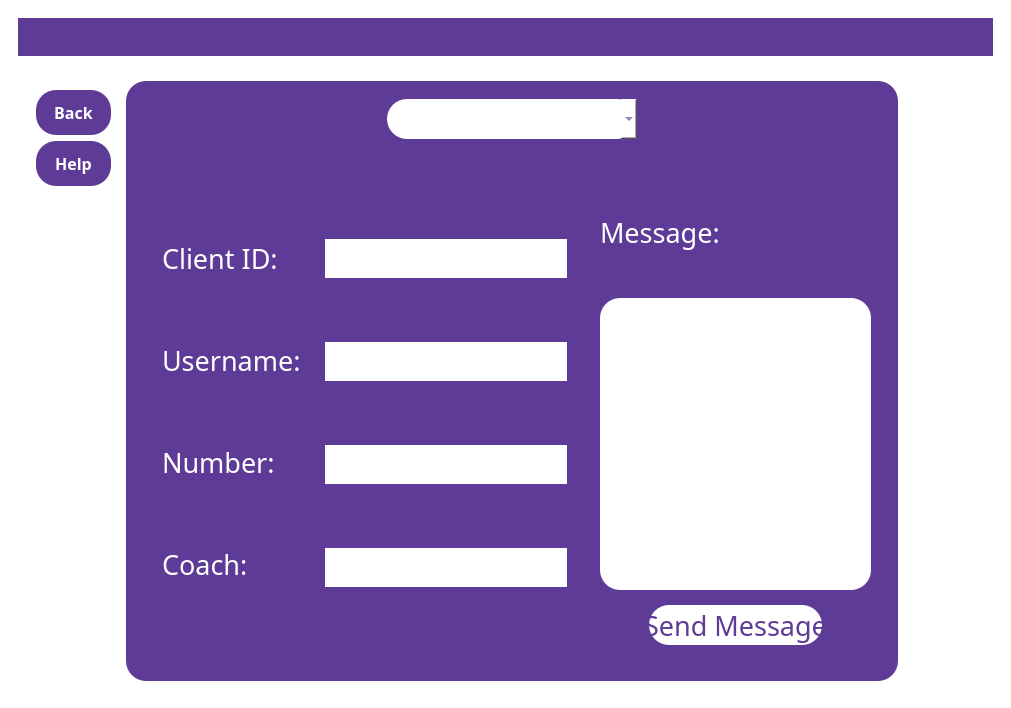
<?xml version="1.0" encoding="UTF-8"?>
<ui version="4.0">
 <class>MainWindow</class>
 <widget class="QMainWindow" name="MainWindow">
  <property name="geometry">
   <rect>
    <x>0</x>
    <y>0</y>
    <width>1011</width>
    <height>708</height>
   </rect>
  </property>
  <property name="windowTitle">
   <string>MainWindow</string>
  </property>
  <property name="styleSheet">
   <string notr="true">QMainWindow
{
background:white;
}</string>
  </property>
  <widget class="QWidget" name="centralwidget">
   <property name="styleSheet">
    <string notr="true">QWidget
{
background: white;
}</string>
   </property>
   <layout class="QHBoxLayout" name="horizontalLayout_3">
    <item>
     <widget class="QWidget" name="widget" native="true">
      <layout class="QVBoxLayout" name="verticalLayout_2">
       <item>
        <widget class="QWidget" name="widget_2" native="true">
         <property name="maximumSize">
          <size>
           <width>16777215</width>
           <height>121</height>
          </size>
         </property>
         <property name="styleSheet">
          <string notr="true">QWidget
{
background-color:#5e3b96;
}</string>
         </property>
         <layout class="QHBoxLayout" name="horizontalLayout">
          <item>
           <spacer name="horizontalSpacer">
            <property name="orientation">
             <enum>Qt::Orientation::Horizontal</enum>
            </property>
            <property name="sizeHint" stdset="0">
             <size>
              <width>40</width>
              <height>20</height>
             </size>
            </property>
           </spacer>
          </item>
          <item>
           <widget class="QLabel" name="label">
            <property name="sizePolicy">
             <sizepolicy hsizetype="Maximum" vsizetype="Maximum">
              <horstretch>0</horstretch>
              <verstretch>0</verstretch>
             </sizepolicy>
            </property>
            <property name="maximumSize">
             <size>
              <width>421</width>
              <height>121</height>
             </size>
            </property>
            <property name="text">
             <string/>
            </property>
            <property name="pixmap">
             <pixmap>../../softeng-main/logos/logog.jpg</pixmap>
            </property>
            <property name="scaledContents">
             <bool>true</bool>
            </property>
            <property name="wordWrap">
             <bool>false</bool>
            </property>
           </widget>
          </item>
          <item>
           <spacer name="horizontalSpacer_2">
            <property name="orientation">
             <enum>Qt::Orientation::Horizontal</enum>
            </property>
            <property name="sizeHint" stdset="0">
             <size>
              <width>40</width>
              <height>20</height>
             </size>
            </property>
           </spacer>
          </item>
         </layout>
        </widget>
       </item>
       <item>
        <spacer name="verticalSpacer">
         <property name="orientation">
          <enum>Qt::Orientation::Vertical</enum>
         </property>
         <property name="sizeType">
          <enum>QSizePolicy::Policy::Fixed</enum>
         </property>
         <property name="sizeHint" stdset="0">
          <size>
           <width>20</width>
           <height>10</height>
          </size>
         </property>
        </spacer>
       </item>
       <item>
        <widget class="QWidget" name="widget_3" native="true">
         <layout class="QHBoxLayout" name="horizontalLayout_2">
          <item>
           <widget class="QWidget" name="widget_4" native="true">
            <property name="sizePolicy">
             <sizepolicy hsizetype="Fixed" vsizetype="Preferred">
              <horstretch>0</horstretch>
              <verstretch>0</verstretch>
             </sizepolicy>
            </property>
            <layout class="QVBoxLayout" name="verticalLayout_3">
             <item>
              <widget class="QPushButton" name="back">
               <property name="sizePolicy">
                <sizepolicy hsizetype="Fixed" vsizetype="Fixed">
                 <horstretch>0</horstretch>
                 <verstretch>0</verstretch>
                </sizepolicy>
               </property>
               <property name="minimumSize">
                <size>
                 <width>75</width>
                 <height>45</height>
                </size>
               </property>
               <property name="maximumSize">
                <size>
                 <width>550</width>
                 <height>350</height>
                </size>
               </property>
               <property name="font">
                <font>
                 <family>Arial Black</family>
                 <pointsize>12</pointsize>
                 <bold>true</bold>
                </font>
               </property>
               <property name="styleSheet">
                <string notr="true">QPushButton
{
background-color: #5e3b96;
color:white;
 border-radius:20px;
}</string>
               </property>
               <property name="text">
                <string>Back</string>
               </property>
              </widget>
             </item>
             <item>
              <widget class="QPushButton" name="help">
               <property name="sizePolicy">
                <sizepolicy hsizetype="Fixed" vsizetype="Fixed">
                 <horstretch>0</horstretch>
                 <verstretch>0</verstretch>
                </sizepolicy>
               </property>
               <property name="minimumSize">
                <size>
                 <width>75</width>
                 <height>45</height>
                </size>
               </property>
               <property name="maximumSize">
                <size>
                 <width>550</width>
                 <height>350</height>
                </size>
               </property>
               <property name="font">
                <font>
                 <family>Arial Black</family>
                 <pointsize>12</pointsize>
                 <bold>true</bold>
                </font>
               </property>
               <property name="styleSheet">
                <string notr="true">QPushButton
{
background-color: #5e3b96;
color:white;
 border-radius:20px;
}</string>
               </property>
               <property name="text">
                <string>Help</string>
               </property>
              </widget>
             </item>
             <item>
              <spacer name="verticalSpacer_2">
               <property name="orientation">
                <enum>Qt::Orientation::Vertical</enum>
               </property>
               <property name="sizeHint" stdset="0">
                <size>
                 <width>20</width>
                 <height>40</height>
                </size>
               </property>
              </spacer>
             </item>
            </layout>
           </widget>
          </item>
          <item>
           <widget class="QWidget" name="widget_5" native="true">
            <property name="styleSheet">
             <string notr="true">QWidget{
background-color:#5e3b96;
border-radius:20px;
}</string>
            </property>
            <layout class="QVBoxLayout" name="verticalLayout">
             <item>
              <widget class="QWidget" name="widget_7" native="true">
               <property name="sizePolicy">
                <sizepolicy hsizetype="Preferred" vsizetype="Fixed">
                 <horstretch>0</horstretch>
                 <verstretch>0</verstretch>
                </sizepolicy>
               </property>
               <layout class="QHBoxLayout" name="horizontalLayout_4">
                <item>
                 <spacer name="horizontalSpacer_3">
                  <property name="orientation">
                   <enum>Qt::Orientation::Horizontal</enum>
                  </property>
                  <property name="sizeType">
                   <enum>QSizePolicy::Policy::MinimumExpanding</enum>
                  </property>
                  <property name="sizeHint" stdset="0">
                   <size>
                    <width>234</width>
                    <height>20</height>
                   </size>
                  </property>
                 </spacer>
                </item>
                <item>
                 <widget class="QComboBox" name="comboBox">
                  <property name="minimumSize">
                   <size>
                    <width>250</width>
                    <height>40</height>
                   </size>
                  </property>
                  <property name="font">
                   <font>
                    <family>Arial Black</family>
                    <pointsize>16</pointsize>
                   </font>
                  </property>
                  <property name="styleSheet">
                   <string notr="true">QComboBox{
background-color:white;
color:#5e3b96;
border-radius:20px;
}</string>
                  </property>
                  <item>
                   <property name="text">
                    <string> </string>
                   </property>
                  </item>
                 </widget>
                </item>
                <item>
                 <spacer name="horizontalSpacer_4">
                  <property name="orientation">
                   <enum>Qt::Orientation::Horizontal</enum>
                  </property>
                  <property name="sizeType">
                   <enum>QSizePolicy::Policy::MinimumExpanding</enum>
                  </property>
                  <property name="sizeHint" stdset="0">
                   <size>
                    <width>234</width>
                    <height>20</height>
                   </size>
                  </property>
                 </spacer>
                </item>
               </layout>
              </widget>
             </item>
             <item>
              <widget class="QWidget" name="widget_8" native="true">
               <layout class="QHBoxLayout" name="horizontalLayout_5">
                <item>
                 <widget class="QWidget" name="widget_9" native="true">
                  <layout class="QHBoxLayout" name="horizontalLayout_6">
                   <item>
                    <widget class="QWidget" name="widget_11" native="true">
                     <layout class="QVBoxLayout" name="verticalLayout_4">
                      <item>
                       <widget class="QLabel" name="label_2">
                        <property name="sizePolicy">
                         <sizepolicy hsizetype="Preferred" vsizetype="Fixed">
                          <horstretch>0</horstretch>
                          <verstretch>0</verstretch>
                         </sizepolicy>
                        </property>
                        <property name="font">
                         <font>
                          <family>Arial Black</family>
                          <pointsize>20</pointsize>
                         </font>
                        </property>
                        <property name="styleSheet">
                         <string notr="true">QLabel{
color:white;
}</string>
                        </property>
                        <property name="text">
                         <string>Client ID:</string>
                        </property>
                       </widget>
                      </item>
                      <item>
                       <widget class="QLabel" name="label_3">
                        <property name="sizePolicy">
                         <sizepolicy hsizetype="Preferred" vsizetype="Fixed">
                          <horstretch>0</horstretch>
                          <verstretch>0</verstretch>
                         </sizepolicy>
                        </property>
                        <property name="font">
                         <font>
                          <family>Arial Black</family>
                          <pointsize>20</pointsize>
                         </font>
                        </property>
                        <property name="styleSheet">
                         <string notr="true">QLabel{
color:white;
}</string>
                        </property>
                        <property name="text">
                         <string>Username:</string>
                        </property>
                       </widget>
                      </item>
                      <item>
                       <widget class="QLabel" name="label_4">
                        <property name="sizePolicy">
                         <sizepolicy hsizetype="Preferred" vsizetype="Fixed">
                          <horstretch>0</horstretch>
                          <verstretch>0</verstretch>
                         </sizepolicy>
                        </property>
                        <property name="font">
                         <font>
                          <family>Arial Black</family>
                          <pointsize>20</pointsize>
                         </font>
                        </property>
                        <property name="styleSheet">
                         <string notr="true">QLabel{
color:white;
}</string>
                        </property>
                        <property name="text">
                         <string>Number:</string>
                        </property>
                       </widget>
                      </item>
                      <item>
                       <widget class="QLabel" name="label_5">
                        <property name="sizePolicy">
                         <sizepolicy hsizetype="Preferred" vsizetype="Fixed">
                          <horstretch>0</horstretch>
                          <verstretch>0</verstretch>
                         </sizepolicy>
                        </property>
                        <property name="font">
                         <font>
                          <family>Arial Black</family>
                          <pointsize>20</pointsize>
                         </font>
                        </property>
                        <property name="styleSheet">
                         <string notr="true">QLabel{
color:white;
}</string>
                        </property>
                        <property name="text">
                         <string>Coach:</string>
                        </property>
                       </widget>
                      </item>
                     </layout>
                    </widget>
                   </item>
                   <item>
                    <widget class="QWidget" name="widget_12" native="true">
                     <layout class="QVBoxLayout" name="verticalLayout_6">
                      <item>
                       <widget class="QLineEdit" name="clientid">
                        <property name="sizePolicy">
                         <sizepolicy hsizetype="MinimumExpanding" vsizetype="Fixed">
                          <horstretch>0</horstretch>
                          <verstretch>0</verstretch>
                         </sizepolicy>
                        </property>
                        <property name="font">
                         <font>
                          <family>Arial Black</family>
                          <pointsize>20</pointsize>
                         </font>
                        </property>
                        <property name="styleSheet">
                         <string notr="true">QLineEdit{
background-color:white;
}</string>
                        </property>
                       </widget>
                      </item>
                      <item>
                       <widget class="QLineEdit" name="username">
                        <property name="font">
                         <font>
                          <family>Arial Black</family>
                          <pointsize>20</pointsize>
                         </font>
                        </property>
                        <property name="styleSheet">
                         <string notr="true">QLineEdit{
background-color:white;
}</string>
                        </property>
                       </widget>
                      </item>
                      <item>
                       <widget class="QLineEdit" name="number">
                        <property name="sizePolicy">
                         <sizepolicy hsizetype="MinimumExpanding" vsizetype="Fixed">
                          <horstretch>0</horstretch>
                          <verstretch>0</verstretch>
                         </sizepolicy>
                        </property>
                        <property name="font">
                         <font>
                          <family>Arial Black</family>
                          <pointsize>20</pointsize>
                         </font>
                        </property>
                        <property name="styleSheet">
                         <string notr="true">QLineEdit{
background-color:white;
}</string>
                        </property>
                       </widget>
                      </item>
                      <item>
                       <widget class="QLineEdit" name="coach">
                        <property name="sizePolicy">
                         <sizepolicy hsizetype="MinimumExpanding" vsizetype="Fixed">
                          <horstretch>0</horstretch>
                          <verstretch>0</verstretch>
                         </sizepolicy>
                        </property>
                        <property name="font">
                         <font>
                          <family>Arial Black</family>
                          <pointsize>20</pointsize>
                         </font>
                        </property>
                        <property name="styleSheet">
                         <string notr="true">QLineEdit{
background-color:white;
}</string>
                        </property>
                       </widget>
                      </item>
                     </layout>
                    </widget>
                   </item>
                  </layout>
                 </widget>
                </item>
                <item>
                 <widget class="QWidget" name="widget_10" native="true">
                  <layout class="QVBoxLayout" name="verticalLayout_5">
                   <item>
                    <widget class="QLabel" name="label_6">
                     <property name="minimumSize">
                      <size>
                       <width>0</width>
                       <height>120</height>
                      </size>
                     </property>
                     <property name="font">
                      <font>
                       <family>Arial Black</family>
                       <pointsize>20</pointsize>
                      </font>
                     </property>
                     <property name="styleSheet">
                      <string notr="true">QLabel{
color:white;
}</string>
                     </property>
                     <property name="text">
                      <string>Message:</string>
                     </property>
                    </widget>
                   </item>
                   <item>
                    <widget class="QTextEdit" name="messagefield">
                     <property name="font">
                      <font>
                       <family>Arial</family>
                       <pointsize>20</pointsize>
                      </font>
                     </property>
                     <property name="styleSheet">
                      <string notr="true">QTextEdit{
background-color:white;
}</string>
                     </property>
                    </widget>
                   </item>
                   <item>
                    <widget class="QWidget" name="widget_13" native="true">
                     <layout class="QHBoxLayout" name="horizontalLayout_7">
                      <item>
                       <spacer name="horizontalSpacer_6">
                        <property name="orientation">
                         <enum>Qt::Orientation::Horizontal</enum>
                        </property>
                        <property name="sizeType">
                         <enum>QSizePolicy::Policy::Fixed</enum>
                        </property>
                        <property name="sizeHint" stdset="0">
                         <size>
                          <width>40</width>
                          <height>20</height>
                         </size>
                        </property>
                       </spacer>
                      </item>
                      <item>
                       <widget class="QPushButton" name="sendmessage">
                        <property name="sizePolicy">
                         <sizepolicy hsizetype="Preferred" vsizetype="Fixed">
                          <horstretch>0</horstretch>
                          <verstretch>0</verstretch>
                         </sizepolicy>
                        </property>
                        <property name="minimumSize">
                         <size>
                          <width>80</width>
                          <height>40</height>
                         </size>
                        </property>
                        <property name="font">
                         <font>
                          <family>Arial Black</family>
                          <pointsize>20</pointsize>
                         </font>
                        </property>
                        <property name="styleSheet">
                         <string notr="true">QPushButton{
background-color:white;
color:#5e3b96;
border-radius:20px;

}</string>
                        </property>
                        <property name="text">
                         <string>Send Message</string>
                        </property>
                       </widget>
                      </item>
                      <item>
                       <spacer name="horizontalSpacer_5">
                        <property name="orientation">
                         <enum>Qt::Orientation::Horizontal</enum>
                        </property>
                        <property name="sizeType">
                         <enum>QSizePolicy::Policy::Fixed</enum>
                        </property>
                        <property name="sizeHint" stdset="0">
                         <size>
                          <width>40</width>
                          <height>20</height>
                         </size>
                        </property>
                       </spacer>
                      </item>
                     </layout>
                    </widget>
                   </item>
                  </layout>
                 </widget>
                </item>
               </layout>
              </widget>
             </item>
            </layout>
           </widget>
          </item>
          <item>
           <widget class="QWidget" name="widget_6" native="true">
            <property name="sizePolicy">
             <sizepolicy hsizetype="Preferred" vsizetype="Preferred">
              <horstretch>0</horstretch>
              <verstretch>0</verstretch>
             </sizepolicy>
            </property>
            <property name="minimumSize">
             <size>
              <width>80</width>
              <height>0</height>
             </size>
            </property>
            <property name="maximumSize">
             <size>
              <width>80</width>
              <height>16777215</height>
             </size>
            </property>
           </widget>
          </item>
         </layout>
        </widget>
       </item>
      </layout>
     </widget>
    </item>
   </layout>
  </widget>
 </widget>
 <resources/>
 <connections/>
</ui>
